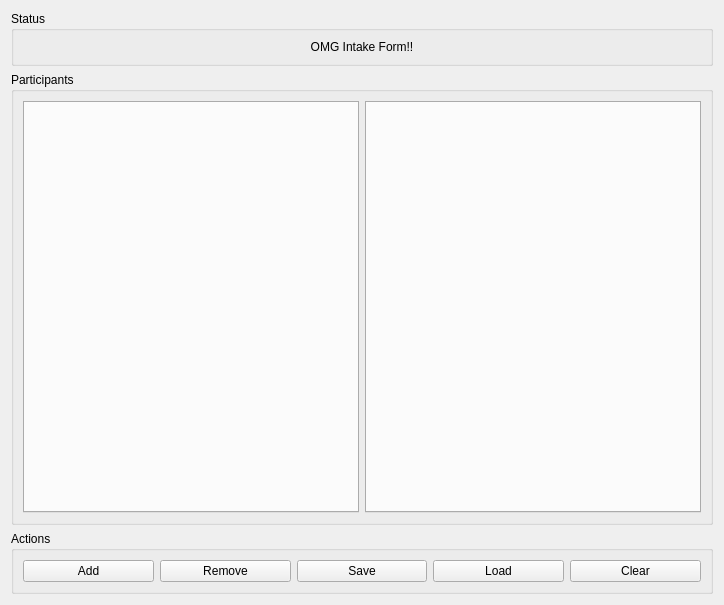
<?xml version="1.0" encoding="UTF-8"?>
<ui version="4.0">
 <class>IntakeForm</class>
 <widget class="QWidget" name="IntakeForm">
  <property name="geometry">
   <rect>
    <x>0</x>
    <y>0</y>
    <width>720</width>
    <height>585</height>
   </rect>
  </property>
  <property name="windowTitle">
   <string>Form</string>
  </property>
  <layout class="QGridLayout" name="gridLayout">
   <item row="1" column="0">
    <widget class="QGroupBox" name="groupBox_2">
     <property name="minimumSize">
      <size>
       <width>702</width>
       <height>453</height>
      </size>
     </property>
     <property name="title">
      <string>Participants</string>
     </property>
     <layout class="QGridLayout" name="gridLayout_3">
      <item row="0" column="2">
       <widget class="QTabWidget" name="OtherPartyTabWidget"/>
      </item>
      <item row="0" column="1">
       <widget class="QTabWidget" name="mainPartyTabWidget">
        <property name="sizePolicy">
         <sizepolicy hsizetype="Expanding" vsizetype="Expanding">
          <horstretch>0</horstretch>
          <verstretch>0</verstretch>
         </sizepolicy>
        </property>
        <property name="minimumSize">
         <size>
          <width>0</width>
          <height>0</height>
         </size>
        </property>
        <property name="font">
         <font>
          <kerning>true</kerning>
         </font>
        </property>
        <property name="focusPolicy">
         <enum>Qt::ClickFocus</enum>
        </property>
        <property name="layoutDirection">
         <enum>Qt::LeftToRight</enum>
        </property>
        <property name="autoFillBackground">
         <bool>false</bool>
        </property>
       </widget>
      </item>
     </layout>
    </widget>
   </item>
   <item row="0" column="0">
    <widget class="QGroupBox" name="groupBox">
     <property name="title">
      <string>Status</string>
     </property>
     <layout class="QGridLayout" name="gridLayout_2">
      <item row="0" column="0">
       <widget class="QLabel" name="label">
        <property name="text">
         <string>OMG Intake Form!!</string>
        </property>
        <property name="alignment">
         <set>Qt::AlignCenter</set>
        </property>
       </widget>
      </item>
     </layout>
    </widget>
   </item>
   <item row="2" column="0">
    <widget class="QGroupBox" name="groupBox_3">
     <property name="title">
      <string>Actions</string>
     </property>
     <layout class="QGridLayout" name="gridLayout_4">
      <item row="0" column="2">
       <widget class="QPushButton" name="saveButton">
        <property name="text">
         <string>Save</string>
        </property>
       </widget>
      </item>
      <item row="0" column="4">
       <widget class="QPushButton" name="loadButton">
        <property name="text">
         <string>Load</string>
        </property>
       </widget>
      </item>
      <item row="0" column="5">
       <widget class="QPushButton" name="clearButton">
        <property name="text">
         <string>Clear</string>
        </property>
       </widget>
      </item>
      <item row="0" column="0">
       <widget class="QPushButton" name="addButton">
        <property name="text">
         <string>Add</string>
        </property>
       </widget>
      </item>
      <item row="0" column="1">
       <widget class="QPushButton" name="removeButton">
        <property name="text">
         <string>Remove</string>
        </property>
       </widget>
      </item>
     </layout>
    </widget>
   </item>
  </layout>
 </widget>
 <tabstops>
  <tabstop>addButton</tabstop>
  <tabstop>removeButton</tabstop>
  <tabstop>saveButton</tabstop>
  <tabstop>loadButton</tabstop>
  <tabstop>clearButton</tabstop>
 </tabstops>
 <resources/>
 <connections/>
</ui>
